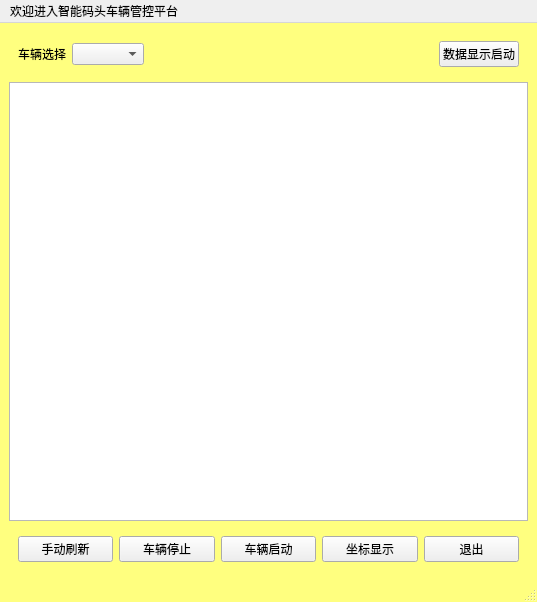
<?xml version="1.0" encoding="UTF-8"?>
<ui version="4.0">
 <class>MainWindow_menu</class>
 <widget class="QMainWindow" name="MainWindow_menu">
  <property name="windowModality">
   <enum>Qt::NonModal</enum>
  </property>
  <property name="geometry">
   <rect>
    <x>0</x>
    <y>0</y>
    <width>537</width>
    <height>602</height>
   </rect>
  </property>
  <property name="palette">
   <palette>
    <active>
     <colorrole role="Button">
      <brush brushstyle="ConicalGradientPattern">
       <gradient centralx="0.500000000000000" centraly="0.500000000000000" angle="0.000000000000000" type="ConicalGradient" spread="PadSpread" coordinatemode="ObjectBoundingMode">
        <gradientstop position="0.000000000000000">
         <color alpha="255">
          <red>35</red>
          <green>40</green>
          <blue>3</blue>
         </color>
        </gradientstop>
        <gradientstop position="0.160000000000000">
         <color alpha="255">
          <red>136</red>
          <green>106</green>
          <blue>22</blue>
         </color>
        </gradientstop>
        <gradientstop position="0.225000000000000">
         <color alpha="255">
          <red>166</red>
          <green>140</green>
          <blue>41</blue>
         </color>
        </gradientstop>
        <gradientstop position="0.285000000000000">
         <color alpha="255">
          <red>204</red>
          <green>181</green>
          <blue>74</blue>
         </color>
        </gradientstop>
        <gradientstop position="0.345000000000000">
         <color alpha="255">
          <red>235</red>
          <green>219</green>
          <blue>102</blue>
         </color>
        </gradientstop>
        <gradientstop position="0.415000000000000">
         <color alpha="255">
          <red>245</red>
          <green>236</green>
          <blue>112</blue>
         </color>
        </gradientstop>
        <gradientstop position="0.520000000000000">
         <color alpha="255">
          <red>209</red>
          <green>190</green>
          <blue>76</blue>
         </color>
        </gradientstop>
        <gradientstop position="0.570000000000000">
         <color alpha="255">
          <red>187</red>
          <green>156</green>
          <blue>51</blue>
         </color>
        </gradientstop>
        <gradientstop position="0.635000000000000">
         <color alpha="255">
          <red>168</red>
          <green>142</green>
          <blue>42</blue>
         </color>
        </gradientstop>
        <gradientstop position="0.695000000000000">
         <color alpha="255">
          <red>202</red>
          <green>174</green>
          <blue>68</blue>
         </color>
        </gradientstop>
        <gradientstop position="0.750000000000000">
         <color alpha="255">
          <red>218</red>
          <green>202</green>
          <blue>86</blue>
         </color>
        </gradientstop>
        <gradientstop position="0.815000000000000">
         <color alpha="255">
          <red>208</red>
          <green>187</green>
          <blue>73</blue>
         </color>
        </gradientstop>
        <gradientstop position="0.880000000000000">
         <color alpha="255">
          <red>187</red>
          <green>156</green>
          <blue>51</blue>
         </color>
        </gradientstop>
        <gradientstop position="0.935000000000000">
         <color alpha="255">
          <red>137</red>
          <green>108</green>
          <blue>26</blue>
         </color>
        </gradientstop>
        <gradientstop position="1.000000000000000">
         <color alpha="255">
          <red>35</red>
          <green>40</green>
          <blue>3</blue>
         </color>
        </gradientstop>
       </gradient>
      </brush>
     </colorrole>
     <colorrole role="Light">
      <brush brushstyle="SolidPattern">
       <color alpha="255">
        <red>192</red>
        <green>200</green>
        <blue>181</blue>
       </color>
      </brush>
     </colorrole>
     <colorrole role="Base">
      <brush brushstyle="ConicalGradientPattern">
       <gradient centralx="0.500000000000000" centraly="0.500000000000000" angle="0.000000000000000" type="ConicalGradient" spread="PadSpread" coordinatemode="ObjectBoundingMode">
        <gradientstop position="0.000000000000000">
         <color alpha="255">
          <red>35</red>
          <green>40</green>
          <blue>3</blue>
         </color>
        </gradientstop>
        <gradientstop position="0.160000000000000">
         <color alpha="255">
          <red>136</red>
          <green>106</green>
          <blue>22</blue>
         </color>
        </gradientstop>
        <gradientstop position="0.225000000000000">
         <color alpha="255">
          <red>166</red>
          <green>140</green>
          <blue>41</blue>
         </color>
        </gradientstop>
        <gradientstop position="0.285000000000000">
         <color alpha="255">
          <red>204</red>
          <green>181</green>
          <blue>74</blue>
         </color>
        </gradientstop>
        <gradientstop position="0.345000000000000">
         <color alpha="255">
          <red>235</red>
          <green>219</green>
          <blue>102</blue>
         </color>
        </gradientstop>
        <gradientstop position="0.415000000000000">
         <color alpha="255">
          <red>245</red>
          <green>236</green>
          <blue>112</blue>
         </color>
        </gradientstop>
        <gradientstop position="0.520000000000000">
         <color alpha="255">
          <red>209</red>
          <green>190</green>
          <blue>76</blue>
         </color>
        </gradientstop>
        <gradientstop position="0.570000000000000">
         <color alpha="255">
          <red>187</red>
          <green>156</green>
          <blue>51</blue>
         </color>
        </gradientstop>
        <gradientstop position="0.635000000000000">
         <color alpha="255">
          <red>168</red>
          <green>142</green>
          <blue>42</blue>
         </color>
        </gradientstop>
        <gradientstop position="0.695000000000000">
         <color alpha="255">
          <red>202</red>
          <green>174</green>
          <blue>68</blue>
         </color>
        </gradientstop>
        <gradientstop position="0.750000000000000">
         <color alpha="255">
          <red>218</red>
          <green>202</green>
          <blue>86</blue>
         </color>
        </gradientstop>
        <gradientstop position="0.815000000000000">
         <color alpha="255">
          <red>208</red>
          <green>187</green>
          <blue>73</blue>
         </color>
        </gradientstop>
        <gradientstop position="0.880000000000000">
         <color alpha="255">
          <red>187</red>
          <green>156</green>
          <blue>51</blue>
         </color>
        </gradientstop>
        <gradientstop position="0.935000000000000">
         <color alpha="255">
          <red>137</red>
          <green>108</green>
          <blue>26</blue>
         </color>
        </gradientstop>
        <gradientstop position="1.000000000000000">
         <color alpha="255">
          <red>35</red>
          <green>40</green>
          <blue>3</blue>
         </color>
        </gradientstop>
       </gradient>
      </brush>
     </colorrole>
     <colorrole role="Window">
      <brush brushstyle="ConicalGradientPattern">
       <gradient centralx="0.500000000000000" centraly="0.500000000000000" angle="0.000000000000000" type="ConicalGradient" spread="PadSpread" coordinatemode="ObjectBoundingMode">
        <gradientstop position="0.000000000000000">
         <color alpha="255">
          <red>35</red>
          <green>40</green>
          <blue>3</blue>
         </color>
        </gradientstop>
        <gradientstop position="0.160000000000000">
         <color alpha="255">
          <red>136</red>
          <green>106</green>
          <blue>22</blue>
         </color>
        </gradientstop>
        <gradientstop position="0.225000000000000">
         <color alpha="255">
          <red>166</red>
          <green>140</green>
          <blue>41</blue>
         </color>
        </gradientstop>
        <gradientstop position="0.285000000000000">
         <color alpha="255">
          <red>204</red>
          <green>181</green>
          <blue>74</blue>
         </color>
        </gradientstop>
        <gradientstop position="0.345000000000000">
         <color alpha="255">
          <red>235</red>
          <green>219</green>
          <blue>102</blue>
         </color>
        </gradientstop>
        <gradientstop position="0.415000000000000">
         <color alpha="255">
          <red>245</red>
          <green>236</green>
          <blue>112</blue>
         </color>
        </gradientstop>
        <gradientstop position="0.520000000000000">
         <color alpha="255">
          <red>209</red>
          <green>190</green>
          <blue>76</blue>
         </color>
        </gradientstop>
        <gradientstop position="0.570000000000000">
         <color alpha="255">
          <red>187</red>
          <green>156</green>
          <blue>51</blue>
         </color>
        </gradientstop>
        <gradientstop position="0.635000000000000">
         <color alpha="255">
          <red>168</red>
          <green>142</green>
          <blue>42</blue>
         </color>
        </gradientstop>
        <gradientstop position="0.695000000000000">
         <color alpha="255">
          <red>202</red>
          <green>174</green>
          <blue>68</blue>
         </color>
        </gradientstop>
        <gradientstop position="0.750000000000000">
         <color alpha="255">
          <red>218</red>
          <green>202</green>
          <blue>86</blue>
         </color>
        </gradientstop>
        <gradientstop position="0.815000000000000">
         <color alpha="255">
          <red>208</red>
          <green>187</green>
          <blue>73</blue>
         </color>
        </gradientstop>
        <gradientstop position="0.880000000000000">
         <color alpha="255">
          <red>187</red>
          <green>156</green>
          <blue>51</blue>
         </color>
        </gradientstop>
        <gradientstop position="0.935000000000000">
         <color alpha="255">
          <red>137</red>
          <green>108</green>
          <blue>26</blue>
         </color>
        </gradientstop>
        <gradientstop position="1.000000000000000">
         <color alpha="255">
          <red>35</red>
          <green>40</green>
          <blue>3</blue>
         </color>
        </gradientstop>
       </gradient>
      </brush>
     </colorrole>
    </active>
    <inactive>
     <colorrole role="Button">
      <brush brushstyle="ConicalGradientPattern">
       <gradient centralx="0.500000000000000" centraly="0.500000000000000" angle="0.000000000000000" type="ConicalGradient" spread="PadSpread" coordinatemode="ObjectBoundingMode">
        <gradientstop position="0.000000000000000">
         <color alpha="255">
          <red>35</red>
          <green>40</green>
          <blue>3</blue>
         </color>
        </gradientstop>
        <gradientstop position="0.160000000000000">
         <color alpha="255">
          <red>136</red>
          <green>106</green>
          <blue>22</blue>
         </color>
        </gradientstop>
        <gradientstop position="0.225000000000000">
         <color alpha="255">
          <red>166</red>
          <green>140</green>
          <blue>41</blue>
         </color>
        </gradientstop>
        <gradientstop position="0.285000000000000">
         <color alpha="255">
          <red>204</red>
          <green>181</green>
          <blue>74</blue>
         </color>
        </gradientstop>
        <gradientstop position="0.345000000000000">
         <color alpha="255">
          <red>235</red>
          <green>219</green>
          <blue>102</blue>
         </color>
        </gradientstop>
        <gradientstop position="0.415000000000000">
         <color alpha="255">
          <red>245</red>
          <green>236</green>
          <blue>112</blue>
         </color>
        </gradientstop>
        <gradientstop position="0.520000000000000">
         <color alpha="255">
          <red>209</red>
          <green>190</green>
          <blue>76</blue>
         </color>
        </gradientstop>
        <gradientstop position="0.570000000000000">
         <color alpha="255">
          <red>187</red>
          <green>156</green>
          <blue>51</blue>
         </color>
        </gradientstop>
        <gradientstop position="0.635000000000000">
         <color alpha="255">
          <red>168</red>
          <green>142</green>
          <blue>42</blue>
         </color>
        </gradientstop>
        <gradientstop position="0.695000000000000">
         <color alpha="255">
          <red>202</red>
          <green>174</green>
          <blue>68</blue>
         </color>
        </gradientstop>
        <gradientstop position="0.750000000000000">
         <color alpha="255">
          <red>218</red>
          <green>202</green>
          <blue>86</blue>
         </color>
        </gradientstop>
        <gradientstop position="0.815000000000000">
         <color alpha="255">
          <red>208</red>
          <green>187</green>
          <blue>73</blue>
         </color>
        </gradientstop>
        <gradientstop position="0.880000000000000">
         <color alpha="255">
          <red>187</red>
          <green>156</green>
          <blue>51</blue>
         </color>
        </gradientstop>
        <gradientstop position="0.935000000000000">
         <color alpha="255">
          <red>137</red>
          <green>108</green>
          <blue>26</blue>
         </color>
        </gradientstop>
        <gradientstop position="1.000000000000000">
         <color alpha="255">
          <red>35</red>
          <green>40</green>
          <blue>3</blue>
         </color>
        </gradientstop>
       </gradient>
      </brush>
     </colorrole>
     <colorrole role="Light">
      <brush brushstyle="SolidPattern">
       <color alpha="255">
        <red>192</red>
        <green>200</green>
        <blue>181</blue>
       </color>
      </brush>
     </colorrole>
     <colorrole role="Base">
      <brush brushstyle="ConicalGradientPattern">
       <gradient centralx="0.500000000000000" centraly="0.500000000000000" angle="0.000000000000000" type="ConicalGradient" spread="PadSpread" coordinatemode="ObjectBoundingMode">
        <gradientstop position="0.000000000000000">
         <color alpha="255">
          <red>35</red>
          <green>40</green>
          <blue>3</blue>
         </color>
        </gradientstop>
        <gradientstop position="0.160000000000000">
         <color alpha="255">
          <red>136</red>
          <green>106</green>
          <blue>22</blue>
         </color>
        </gradientstop>
        <gradientstop position="0.225000000000000">
         <color alpha="255">
          <red>166</red>
          <green>140</green>
          <blue>41</blue>
         </color>
        </gradientstop>
        <gradientstop position="0.285000000000000">
         <color alpha="255">
          <red>204</red>
          <green>181</green>
          <blue>74</blue>
         </color>
        </gradientstop>
        <gradientstop position="0.345000000000000">
         <color alpha="255">
          <red>235</red>
          <green>219</green>
          <blue>102</blue>
         </color>
        </gradientstop>
        <gradientstop position="0.415000000000000">
         <color alpha="255">
          <red>245</red>
          <green>236</green>
          <blue>112</blue>
         </color>
        </gradientstop>
        <gradientstop position="0.520000000000000">
         <color alpha="255">
          <red>209</red>
          <green>190</green>
          <blue>76</blue>
         </color>
        </gradientstop>
        <gradientstop position="0.570000000000000">
         <color alpha="255">
          <red>187</red>
          <green>156</green>
          <blue>51</blue>
         </color>
        </gradientstop>
        <gradientstop position="0.635000000000000">
         <color alpha="255">
          <red>168</red>
          <green>142</green>
          <blue>42</blue>
         </color>
        </gradientstop>
        <gradientstop position="0.695000000000000">
         <color alpha="255">
          <red>202</red>
          <green>174</green>
          <blue>68</blue>
         </color>
        </gradientstop>
        <gradientstop position="0.750000000000000">
         <color alpha="255">
          <red>218</red>
          <green>202</green>
          <blue>86</blue>
         </color>
        </gradientstop>
        <gradientstop position="0.815000000000000">
         <color alpha="255">
          <red>208</red>
          <green>187</green>
          <blue>73</blue>
         </color>
        </gradientstop>
        <gradientstop position="0.880000000000000">
         <color alpha="255">
          <red>187</red>
          <green>156</green>
          <blue>51</blue>
         </color>
        </gradientstop>
        <gradientstop position="0.935000000000000">
         <color alpha="255">
          <red>137</red>
          <green>108</green>
          <blue>26</blue>
         </color>
        </gradientstop>
        <gradientstop position="1.000000000000000">
         <color alpha="255">
          <red>35</red>
          <green>40</green>
          <blue>3</blue>
         </color>
        </gradientstop>
       </gradient>
      </brush>
     </colorrole>
     <colorrole role="Window">
      <brush brushstyle="ConicalGradientPattern">
       <gradient centralx="0.500000000000000" centraly="0.500000000000000" angle="0.000000000000000" type="ConicalGradient" spread="PadSpread" coordinatemode="ObjectBoundingMode">
        <gradientstop position="0.000000000000000">
         <color alpha="255">
          <red>35</red>
          <green>40</green>
          <blue>3</blue>
         </color>
        </gradientstop>
        <gradientstop position="0.160000000000000">
         <color alpha="255">
          <red>136</red>
          <green>106</green>
          <blue>22</blue>
         </color>
        </gradientstop>
        <gradientstop position="0.225000000000000">
         <color alpha="255">
          <red>166</red>
          <green>140</green>
          <blue>41</blue>
         </color>
        </gradientstop>
        <gradientstop position="0.285000000000000">
         <color alpha="255">
          <red>204</red>
          <green>181</green>
          <blue>74</blue>
         </color>
        </gradientstop>
        <gradientstop position="0.345000000000000">
         <color alpha="255">
          <red>235</red>
          <green>219</green>
          <blue>102</blue>
         </color>
        </gradientstop>
        <gradientstop position="0.415000000000000">
         <color alpha="255">
          <red>245</red>
          <green>236</green>
          <blue>112</blue>
         </color>
        </gradientstop>
        <gradientstop position="0.520000000000000">
         <color alpha="255">
          <red>209</red>
          <green>190</green>
          <blue>76</blue>
         </color>
        </gradientstop>
        <gradientstop position="0.570000000000000">
         <color alpha="255">
          <red>187</red>
          <green>156</green>
          <blue>51</blue>
         </color>
        </gradientstop>
        <gradientstop position="0.635000000000000">
         <color alpha="255">
          <red>168</red>
          <green>142</green>
          <blue>42</blue>
         </color>
        </gradientstop>
        <gradientstop position="0.695000000000000">
         <color alpha="255">
          <red>202</red>
          <green>174</green>
          <blue>68</blue>
         </color>
        </gradientstop>
        <gradientstop position="0.750000000000000">
         <color alpha="255">
          <red>218</red>
          <green>202</green>
          <blue>86</blue>
         </color>
        </gradientstop>
        <gradientstop position="0.815000000000000">
         <color alpha="255">
          <red>208</red>
          <green>187</green>
          <blue>73</blue>
         </color>
        </gradientstop>
        <gradientstop position="0.880000000000000">
         <color alpha="255">
          <red>187</red>
          <green>156</green>
          <blue>51</blue>
         </color>
        </gradientstop>
        <gradientstop position="0.935000000000000">
         <color alpha="255">
          <red>137</red>
          <green>108</green>
          <blue>26</blue>
         </color>
        </gradientstop>
        <gradientstop position="1.000000000000000">
         <color alpha="255">
          <red>35</red>
          <green>40</green>
          <blue>3</blue>
         </color>
        </gradientstop>
       </gradient>
      </brush>
     </colorrole>
    </inactive>
    <disabled>
     <colorrole role="Button">
      <brush brushstyle="ConicalGradientPattern">
       <gradient centralx="0.500000000000000" centraly="0.500000000000000" angle="0.000000000000000" type="ConicalGradient" spread="PadSpread" coordinatemode="ObjectBoundingMode">
        <gradientstop position="0.000000000000000">
         <color alpha="255">
          <red>35</red>
          <green>40</green>
          <blue>3</blue>
         </color>
        </gradientstop>
        <gradientstop position="0.160000000000000">
         <color alpha="255">
          <red>136</red>
          <green>106</green>
          <blue>22</blue>
         </color>
        </gradientstop>
        <gradientstop position="0.225000000000000">
         <color alpha="255">
          <red>166</red>
          <green>140</green>
          <blue>41</blue>
         </color>
        </gradientstop>
        <gradientstop position="0.285000000000000">
         <color alpha="255">
          <red>204</red>
          <green>181</green>
          <blue>74</blue>
         </color>
        </gradientstop>
        <gradientstop position="0.345000000000000">
         <color alpha="255">
          <red>235</red>
          <green>219</green>
          <blue>102</blue>
         </color>
        </gradientstop>
        <gradientstop position="0.415000000000000">
         <color alpha="255">
          <red>245</red>
          <green>236</green>
          <blue>112</blue>
         </color>
        </gradientstop>
        <gradientstop position="0.520000000000000">
         <color alpha="255">
          <red>209</red>
          <green>190</green>
          <blue>76</blue>
         </color>
        </gradientstop>
        <gradientstop position="0.570000000000000">
         <color alpha="255">
          <red>187</red>
          <green>156</green>
          <blue>51</blue>
         </color>
        </gradientstop>
        <gradientstop position="0.635000000000000">
         <color alpha="255">
          <red>168</red>
          <green>142</green>
          <blue>42</blue>
         </color>
        </gradientstop>
        <gradientstop position="0.695000000000000">
         <color alpha="255">
          <red>202</red>
          <green>174</green>
          <blue>68</blue>
         </color>
        </gradientstop>
        <gradientstop position="0.750000000000000">
         <color alpha="255">
          <red>218</red>
          <green>202</green>
          <blue>86</blue>
         </color>
        </gradientstop>
        <gradientstop position="0.815000000000000">
         <color alpha="255">
          <red>208</red>
          <green>187</green>
          <blue>73</blue>
         </color>
        </gradientstop>
        <gradientstop position="0.880000000000000">
         <color alpha="255">
          <red>187</red>
          <green>156</green>
          <blue>51</blue>
         </color>
        </gradientstop>
        <gradientstop position="0.935000000000000">
         <color alpha="255">
          <red>137</red>
          <green>108</green>
          <blue>26</blue>
         </color>
        </gradientstop>
        <gradientstop position="1.000000000000000">
         <color alpha="255">
          <red>35</red>
          <green>40</green>
          <blue>3</blue>
         </color>
        </gradientstop>
       </gradient>
      </brush>
     </colorrole>
     <colorrole role="Light">
      <brush brushstyle="SolidPattern">
       <color alpha="255">
        <red>192</red>
        <green>200</green>
        <blue>181</blue>
       </color>
      </brush>
     </colorrole>
     <colorrole role="Base">
      <brush brushstyle="ConicalGradientPattern">
       <gradient centralx="0.500000000000000" centraly="0.500000000000000" angle="0.000000000000000" type="ConicalGradient" spread="PadSpread" coordinatemode="ObjectBoundingMode">
        <gradientstop position="0.000000000000000">
         <color alpha="255">
          <red>35</red>
          <green>40</green>
          <blue>3</blue>
         </color>
        </gradientstop>
        <gradientstop position="0.160000000000000">
         <color alpha="255">
          <red>136</red>
          <green>106</green>
          <blue>22</blue>
         </color>
        </gradientstop>
        <gradientstop position="0.225000000000000">
         <color alpha="255">
          <red>166</red>
          <green>140</green>
          <blue>41</blue>
         </color>
        </gradientstop>
        <gradientstop position="0.285000000000000">
         <color alpha="255">
          <red>204</red>
          <green>181</green>
          <blue>74</blue>
         </color>
        </gradientstop>
        <gradientstop position="0.345000000000000">
         <color alpha="255">
          <red>235</red>
          <green>219</green>
          <blue>102</blue>
         </color>
        </gradientstop>
        <gradientstop position="0.415000000000000">
         <color alpha="255">
          <red>245</red>
          <green>236</green>
          <blue>112</blue>
         </color>
        </gradientstop>
        <gradientstop position="0.520000000000000">
         <color alpha="255">
          <red>209</red>
          <green>190</green>
          <blue>76</blue>
         </color>
        </gradientstop>
        <gradientstop position="0.570000000000000">
         <color alpha="255">
          <red>187</red>
          <green>156</green>
          <blue>51</blue>
         </color>
        </gradientstop>
        <gradientstop position="0.635000000000000">
         <color alpha="255">
          <red>168</red>
          <green>142</green>
          <blue>42</blue>
         </color>
        </gradientstop>
        <gradientstop position="0.695000000000000">
         <color alpha="255">
          <red>202</red>
          <green>174</green>
          <blue>68</blue>
         </color>
        </gradientstop>
        <gradientstop position="0.750000000000000">
         <color alpha="255">
          <red>218</red>
          <green>202</green>
          <blue>86</blue>
         </color>
        </gradientstop>
        <gradientstop position="0.815000000000000">
         <color alpha="255">
          <red>208</red>
          <green>187</green>
          <blue>73</blue>
         </color>
        </gradientstop>
        <gradientstop position="0.880000000000000">
         <color alpha="255">
          <red>187</red>
          <green>156</green>
          <blue>51</blue>
         </color>
        </gradientstop>
        <gradientstop position="0.935000000000000">
         <color alpha="255">
          <red>137</red>
          <green>108</green>
          <blue>26</blue>
         </color>
        </gradientstop>
        <gradientstop position="1.000000000000000">
         <color alpha="255">
          <red>35</red>
          <green>40</green>
          <blue>3</blue>
         </color>
        </gradientstop>
       </gradient>
      </brush>
     </colorrole>
     <colorrole role="Window">
      <brush brushstyle="ConicalGradientPattern">
       <gradient centralx="0.500000000000000" centraly="0.500000000000000" angle="0.000000000000000" type="ConicalGradient" spread="PadSpread" coordinatemode="ObjectBoundingMode">
        <gradientstop position="0.000000000000000">
         <color alpha="255">
          <red>35</red>
          <green>40</green>
          <blue>3</blue>
         </color>
        </gradientstop>
        <gradientstop position="0.160000000000000">
         <color alpha="255">
          <red>136</red>
          <green>106</green>
          <blue>22</blue>
         </color>
        </gradientstop>
        <gradientstop position="0.225000000000000">
         <color alpha="255">
          <red>166</red>
          <green>140</green>
          <blue>41</blue>
         </color>
        </gradientstop>
        <gradientstop position="0.285000000000000">
         <color alpha="255">
          <red>204</red>
          <green>181</green>
          <blue>74</blue>
         </color>
        </gradientstop>
        <gradientstop position="0.345000000000000">
         <color alpha="255">
          <red>235</red>
          <green>219</green>
          <blue>102</blue>
         </color>
        </gradientstop>
        <gradientstop position="0.415000000000000">
         <color alpha="255">
          <red>245</red>
          <green>236</green>
          <blue>112</blue>
         </color>
        </gradientstop>
        <gradientstop position="0.520000000000000">
         <color alpha="255">
          <red>209</red>
          <green>190</green>
          <blue>76</blue>
         </color>
        </gradientstop>
        <gradientstop position="0.570000000000000">
         <color alpha="255">
          <red>187</red>
          <green>156</green>
          <blue>51</blue>
         </color>
        </gradientstop>
        <gradientstop position="0.635000000000000">
         <color alpha="255">
          <red>168</red>
          <green>142</green>
          <blue>42</blue>
         </color>
        </gradientstop>
        <gradientstop position="0.695000000000000">
         <color alpha="255">
          <red>202</red>
          <green>174</green>
          <blue>68</blue>
         </color>
        </gradientstop>
        <gradientstop position="0.750000000000000">
         <color alpha="255">
          <red>218</red>
          <green>202</green>
          <blue>86</blue>
         </color>
        </gradientstop>
        <gradientstop position="0.815000000000000">
         <color alpha="255">
          <red>208</red>
          <green>187</green>
          <blue>73</blue>
         </color>
        </gradientstop>
        <gradientstop position="0.880000000000000">
         <color alpha="255">
          <red>187</red>
          <green>156</green>
          <blue>51</blue>
         </color>
        </gradientstop>
        <gradientstop position="0.935000000000000">
         <color alpha="255">
          <red>137</red>
          <green>108</green>
          <blue>26</blue>
         </color>
        </gradientstop>
        <gradientstop position="1.000000000000000">
         <color alpha="255">
          <red>35</red>
          <green>40</green>
          <blue>3</blue>
         </color>
        </gradientstop>
       </gradient>
      </brush>
     </colorrole>
    </disabled>
   </palette>
  </property>
  <property name="windowTitle">
   <string>监控主界面</string>
  </property>
  <property name="autoFillBackground">
   <bool>false</bool>
  </property>
  <property name="styleSheet">
   <string notr="true">QMainWindow{
	background-color: rgb(255, 255, 255);
	background-color: rgb(255, 255, 127);
	background-color: qconicalgradient(cx:0.5, cy:0.5, angle:0, stop:0 rgba(35, 40, 3, 255), stop:0.16 rgba(136, 106, 22, 255), stop:0.225 rgba(166, 140, 41, 255), stop:0.285 rgba(204, 181, 74, 255), stop:0.345 rgba(235, 219, 102, 255), stop:0.415 rgba(245, 236, 112, 255), stop:0.52 rgba(209, 190, 76, 255), stop:0.57 rgba(187, 156, 51, 255), stop:0.635 rgba(168, 142, 42, 255), stop:0.695 rgba(202, 174, 68, 255), stop:0.75 rgba(218, 202, 86, 255), stop:0.815 rgba(208, 187, 73, 255), stop:0.88 rgba(187, 156, 51, 255), stop:0.935 rgba(137, 108, 26, 255), stop:1 rgba(35, 40, 3, 255));
}</string>
  </property>
  <widget class="QWidget" name="centralwidget">
   <layout class="QGridLayout" name="gridLayout">
    <item row="2" column="0">
     <widget class="QTextEdit" name="textEdit">
      <property name="html">
       <string>&lt;!DOCTYPE HTML PUBLIC &quot;-//W3C//DTD HTML 4.0//EN&quot; &quot;http://www.w3.org/TR/REC-html40/strict.dtd&quot;&gt;
&lt;html&gt;&lt;head&gt;&lt;meta name=&quot;qrichtext&quot; content=&quot;1&quot; /&gt;&lt;style type=&quot;text/css&quot;&gt;
p, li { white-space: pre-wrap; }
&lt;/style&gt;&lt;/head&gt;&lt;body style=&quot; font-family:'SimSun'; font-size:9pt; font-weight:400; font-style:normal;&quot;&gt;
&lt;p style=&quot;-qt-paragraph-type:empty; margin-top:0px; margin-bottom:0px; margin-left:0px; margin-right:0px; -qt-block-indent:0; text-indent:0px; font-family:'SimSun';&quot;&gt;&lt;br /&gt;&lt;/p&gt;&lt;/body&gt;&lt;/html&gt;</string>
      </property>
     </widget>
    </item>
    <item row="3" column="0">
     <widget class="QWidget" name="widget_3" native="true">
      <layout class="QHBoxLayout" name="horizontalLayout">
       <item>
        <widget class="QPushButton" name="ButtonSure">
         <property name="text">
          <string>手动刷新</string>
         </property>
        </widget>
       </item>
       <item>
        <widget class="QPushButton" name="ButtonTerminal">
         <property name="text">
          <string>车辆停止</string>
         </property>
        </widget>
       </item>
       <item>
        <widget class="QPushButton" name="ButtonStart">
         <property name="text">
          <string>车辆启动</string>
         </property>
        </widget>
       </item>
       <item>
        <widget class="QPushButton" name="ButtonDisplay">
         <property name="text">
          <string>坐标显示</string>
         </property>
        </widget>
       </item>
       <item>
        <widget class="QPushButton" name="ButtonCancel">
         <property name="text">
          <string>退出</string>
         </property>
        </widget>
       </item>
      </layout>
     </widget>
    </item>
    <item row="0" column="0">
     <widget class="QWidget" name="widget" native="true">
      <layout class="QHBoxLayout" name="horizontalLayout_2">
       <item>
        <widget class="QLabel" name="label">
         <property name="text">
          <string>车辆选择</string>
         </property>
        </widget>
       </item>
       <item>
        <widget class="QComboBox" name="comboBox"/>
       </item>
       <item>
        <spacer name="horizontalSpacer">
         <property name="orientation">
          <enum>Qt::Horizontal</enum>
         </property>
         <property name="sizeHint" stdset="0">
          <size>
           <width>217</width>
           <height>20</height>
          </size>
         </property>
        </spacer>
       </item>
       <item>
        <widget class="QPushButton" name="ButtonYes">
         <property name="text">
          <string>数据显示启动</string>
         </property>
        </widget>
       </item>
      </layout>
     </widget>
    </item>
   </layout>
  </widget>
  <widget class="QMenuBar" name="menubar">
   <property name="geometry">
    <rect>
     <x>0</x>
     <y>0</y>
     <width>537</width>
     <height>26</height>
    </rect>
   </property>
   <widget class="QMenu" name="menu">
    <property name="title">
     <string>欢迎进入智能码头车辆管控平台</string>
    </property>
   </widget>
   <addaction name="menu"/>
  </widget>
  <widget class="QStatusBar" name="statusbar">
   <property name="sizeGripEnabled">
    <bool>true</bool>
   </property>
  </widget>
  <action name="actioncdc">
   <property name="text">
    <string>复制</string>
   </property>
  </action>
 </widget>
 <resources/>
 <connections/>
</ui>
